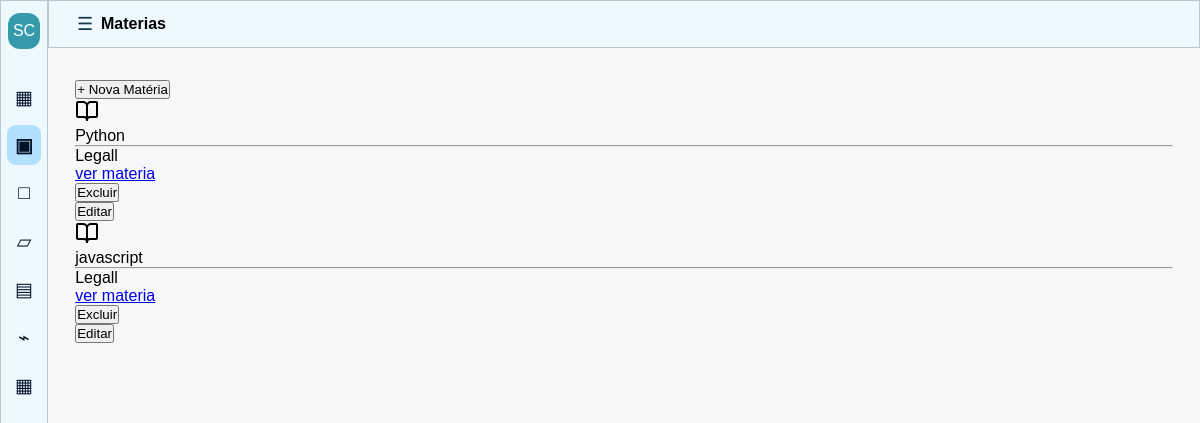
The app's page /materias, older data.
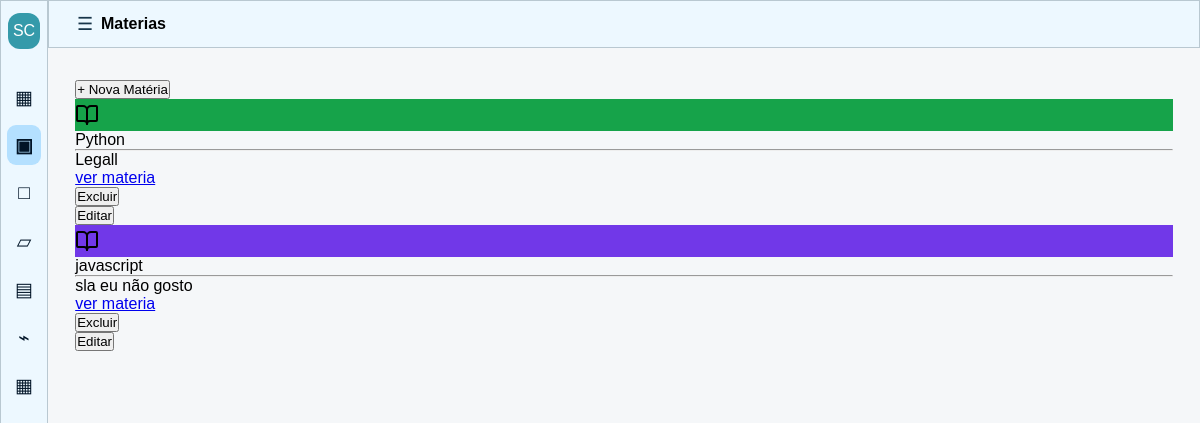
The same page, newer data.
### simulado_e_cards/models.py (models this page shows)
class Materia(database.Model):
    id = database.Column(database.Integer(), primary_key=True)
    nome_materia = database.Column(database.String(), nullable=False)
    descricao_materia = database.Column(database.Text(40), nullable=False)
    sobre_materia = database.Column(database.Text(), nullable=False)
    cor = database.Column(database.String(7), nullable=False, default="#2E8B9F")
    anotacoes = database.relationship("Anotacao", backref="materia", lazy=True)

### simulado_e_cards/routes.py (the view, shortened to what this page needs)
@app.route("/materias", methods=["GET", "POST"])
def materias():
    form_materia = FormMateria()
    modal_aberto = None
    materia_edicao = None
    if "botao_submit_excluir" in request.form:
        materia_id = request.form.get("materia_id")
        materia = Materia.query.filter_by(id=materia_id).first()
        database.session.delete(materia)
        database.session.commit()
        return redirect(url_for("materias"))
    materias = Materia.query.all()
    return render_template(
        "materias.html",
        form_materia=form_materia,
        materias=materias,
        modal_aberto=modal_aberto,
        materia_edicao=materia_edicao,
    )

### simulado_e_cards/templates/materias.html (shortened to what this page needs)
{% extends 'base.html' %}
{% block body %}
<button commandfor="modal-materias" command="show-modal">+ Nova Matéria</button>
{% for materia in materias %}
<div class="card-materia" style="--cor-materia: {{ materia.cor }};">
    <div>
        <div class="icone-materia">
        </div>
        <p>{{ materia.nome_materia }}</p>
        <hr>
        <p>{{ materia.descricao_materia }}</p>
    </div>
    <a href="{{ url_for('materia', materia_id=materia.id) }}">ver materia</a>
    <form method="post" action="{{ url_for('materias') }}">
        <button type="submit" name="botao_submit_excluir">Excluir</button>
    </form>
    <form method="post" action="{{ url_for('materias') }}">
        <button type="submit" name="botao_submit_editar">Editar</button>
    </form>
</div>
{% endfor %}
{% endblock %}

Row changes from the older to the newer data that the page shows:
changed Materia "Python": cor empty → "#16A34A" (drawn)
changed Materia "javascript": cor empty → "#7138E8" (drawn); descricao_materia "Legall" → "sla eu não gosto"
